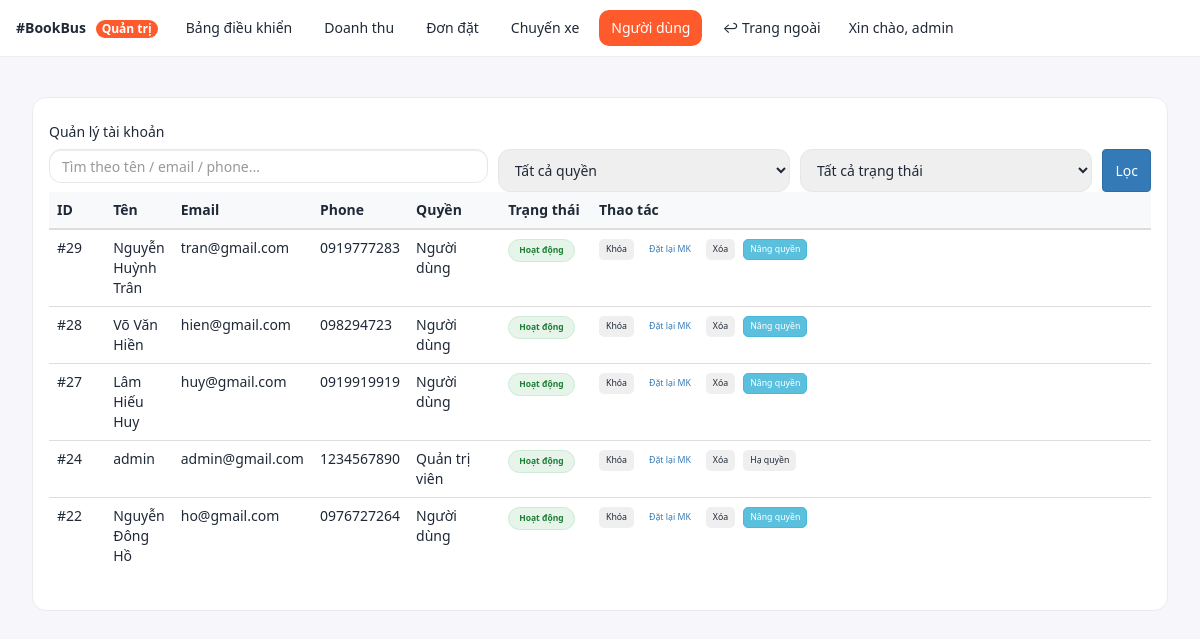
The page /admin/users.php (signed in) on the database its author committed.
### tables this page shows
CREATE TABLE daily_dangky (
  id INTEGER PRIMARY KEY AUTOINCREMENT,
  name TEXT NOT NULL,
  email TEXT NOT NULL UNIQUE,
  phone TEXT,
  password TEXT NOT NULL,
  created_at TEXT DEFAULT (datetime('now', 'localtime'))
, role INTEGER NOT NULL DEFAULT 0, status INTEGER NOT NULL DEFAULT 1, deleted_at TEXT NULL);

### admin/users.php (the view, shortened to what this page needs)
<?php
require_once __DIR__ . "/_layout_top.php";
require_once __DIR__ . "/../libs/db.php";
$keyword = trim($_GET['q'] ?? '');
$params = [];
$sql = "
  SELECT id, name, email, phone,
         COALESCE(role,0)   AS role,
         COALESCE(status,1) AS status,
         deleted_at
  FROM daily_dangky
";
$sql .= " ORDER BY id DESC";
$stmt = $pdo->prepare($sql);
$stmt->execute($params);
$rows = $stmt->fetchAll(PDO::FETCH_ASSOC);
?>
<div class="users-page">
  <div class="users-card">
    <div class="body">
      <h5 class="mb-3">Quản lý tài khoản</h5>
      <form class="filter-grid mb-3" method="get">
        <input type="text" class="form-control" name="q" value="<?= htmlspecialchars($keyword) ?>" placeholder="Tìm theo tên / email / phone...">
        <select name="role" class="form-select">
          <option value="">Tất cả quyền</option>
        </select>
        <select name="status" class="form-select">
          <option value="">Tất cả trạng thái</option>
        </select>
        <button class="btn btn-primary">Lọc</button>
      </form>
      <div class="table-responsive">
        <table class="table align-middle">
          <thead>
            <tr>
              <th style="width:80px">ID</th>
              <th>Tên</th>
              <th>Email</th>
              <th>Phone</th>
              <th style="width:140px">Quyền</th>
              <th style="width:140px">Trạng thái</th>
              <th style="min-width:560px">Thao tác</th>
            </tr>
          </thead>
          <tbody>
          <?php if (empty($rows)): ?>
            <tr>
              <td colspan="7" class="text-center text-muted py-5">
                Không có dữ liệu phù hợp.
              </td>
            </tr>
          <?php else: ?>
            <?php foreach ($rows as $u): ?>
            <tr>
              <td>#<?= $u['id'] ?></td>
              <td><?= htmlspecialchars($u['name'] ?? '') ?></td>
              <td><?= htmlspecialchars($u['email'] ?? '') ?></td>
              <td><?= htmlspecialchars($u['phone'] ?? '') ?></td>
              <td><?= (int)$u['role']===1 ? 'Quản trị viên' : 'Người dùng' ?></td>
              <td>
                <?php if (!empty($u['deleted_at'])): ?>
                  <span class="badge-round badge-muted">Đã xoá</span>
                <?php else: ?>
                  <?php if ((int)$u['status']===1): ?>
                    <span class="badge-round badge-green">Hoạt động</span>
                  <?php else: ?>
                    <span class="badge-round badge-red">Ngưng hoạt động</span>
                  <?php endif; ?>
                <?php endif; ?>
              </td>
              <td>
                <div class="actions">
                  <?php if (empty($u['deleted_at'])): ?>
                    <form method="post" action="users_action.php" class="m-0 needs-confirm"
                          data-confirm="Xác nhận <?= ((int)$u['status']===1?'KHÓA':'MỞ KHÓA') ?> tài khoản này?">
                      <button class="btn <?= (int)$u['status']===1 ? 'btn-outline-warning' : 'btn-outline-success' ?>">
                        <?= (int)$u['status']===1?'Khóa':'Mở khóa' ?>
                      </button>
                    </form>
                    <a class="btn btn-outline-primary" href="users_reset.php?id=<?=$u['id']?>">
                      Đặt lại MK
                    </a>
                    <form method="post" action="users_action.php" class="m-0 needs-confirm"
                          data-confirm="Xác nhận XOÁ tài khoản này (xoá mềm)?">
                      <button class="btn btn-outline-danger">
                        Xóa
                      </button>
                    </form>
                  <?php endif; ?>
                  <?php if ((int)$u['role']===0): ?>
                    <form method="post" action="users_action.php" class="m-0 needs-confirm"
                          data-confirm="Nâng quyền quản trị cho tài khoản này?">
                      <button class="btn btn-info text-white">
                        Nâng quyền
                      </button>
                    </form>
                  <?php else: ?>
                    <form method="post" action="users_action.php" class="m-0 needs-confirm"
                          data-confirm="Hạ quyền xuống người dùng thường?">
                      <button class="btn btn-secondary">
                        Hạ quyền
                      </button>
                    </form>
                  <?php endif; ?>
                </div>
              </td>
            </tr>
            <?php endforeach; ?>
          <?php endif; ?>
          </tbody>
        </table>
      </div>
    </div>
  </div>
</div>
<?php require_once __DIR__ . "/_layout_bottom.php"; ?>

### admin/assets/admin.css (style rules this page uses)
:root { --brand:#ff5a2c;--brand-ink:#1f2937;--muted:#6b7280;--bg:#f7f7fb;--card:#fff;--ring:rgba(255,90,44,.35) }
.admin-body { background:var(--bg);color:var(--brand-ink);font-family:system-ui,-apple-system,Segoe UI,Roboto,Helvetica,Arial,sans-serif }
.form-control,.form-select { border-radius:12px;border:1px solid #e5e7eb;padding:10px 12px }

### admin/users.php (style rules this page uses)
.users-page { padding:16px }
.users-card { border:1px solid #e9ecef;border-radius:14px;background:#fff }
.users-card .body { padding:16px }
.filter-grid { display:grid;grid-template-columns:1.2fr .8fr .8fr auto;gap:10px }
.table thead th { background:#f8f9fa;font-weight:600 }
.badge-round { display:inline-block;padding:4px 10px;border-radius:999px;font-size:.85rem;font-weight:600 }
.badge-green { color:#1e7e34;background:#e6f4ea;border:1px solid #ccead6 }
.actions { display:flex;gap:8px;flex-wrap:wrap;align-items:center }
.actions .btn { padding:.35rem .6rem;border-radius:.5rem;font-size:.875rem }

### rows shown on the page
daily_dangky: id "29", name "Nguyễn Huỳnh Trân", email "tran@gmail.com", phone "0919777283", shows "Người dùng", shows "Hoạt động"
daily_dangky: id "28", name "Võ Văn Hiền", email "hien@gmail.com", phone "098294723", shows "Người dùng", shows "Hoạt động"
daily_dangky: id "27", name "Lâm Hiếu Huy", email "huy@gmail.com", phone "0919919919", shows "Người dùng", shows "Hoạt động"
daily_dangky: id "24", name "admin", email "admin@gmail.com", phone "1234567890", shows "Quản trị viên", shows "Hoạt động"
daily_dangky: id "22", name "Nguyễn Đông Hồ", email "ho@gmail.com", phone "0976727264", shows "Người dùng", shows "Hoạt động"

### other values the page prints
$_SESSION['user']['username'] "admin"
